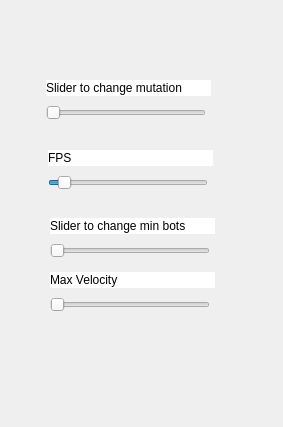
<?xml version="1.0" encoding="UTF-8"?>
<ui version="4.0">
 <class>Sim</class>
 <widget class="QWidget" name="Sim">
  <property name="geometry">
   <rect>
    <x>0</x>
    <y>0</y>
    <width>283</width>
    <height>427</height>
   </rect>
  </property>
  <property name="windowTitle">
   <string>Form</string>
  </property>
  <widget class="QSlider" name="amountBotsSlider">
   <property name="geometry">
    <rect>
     <x>50</x>
     <y>240</y>
     <width>160</width>
     <height>22</height>
    </rect>
   </property>
   <property name="orientation">
    <enum>Qt::Horizontal</enum>
   </property>
  </widget>
  <widget class="QLabel" name="label_2">
   <property name="geometry">
    <rect>
     <x>50</x>
     <y>218</y>
     <width>165</width>
     <height>16</height>
    </rect>
   </property>
   <property name="styleSheet">
    <string notr="true">background: white</string>
   </property>
   <property name="text">
    <string>Slider to change min bots</string>
   </property>
  </widget>
  <widget class="QSlider" name="amountBotsSlider_2">
   <property name="geometry">
    <rect>
     <x>46</x>
     <y>102</y>
     <width>160</width>
     <height>22</height>
    </rect>
   </property>
   <property name="orientation">
    <enum>Qt::Horizontal</enum>
   </property>
  </widget>
  <widget class="QLabel" name="label_3">
   <property name="geometry">
    <rect>
     <x>46</x>
     <y>80</y>
     <width>165</width>
     <height>16</height>
    </rect>
   </property>
   <property name="styleSheet">
    <string notr="true">background: white</string>
   </property>
   <property name="text">
    <string>Slider to change mutation</string>
   </property>
  </widget>
  <widget class="QSlider" name="FPSSlider">
   <property name="geometry">
    <rect>
     <x>48</x>
     <y>172</y>
     <width>160</width>
     <height>22</height>
    </rect>
   </property>
   <property name="maximum">
    <number>1000</number>
   </property>
   <property name="value">
    <number>60</number>
   </property>
   <property name="orientation">
    <enum>Qt::Horizontal</enum>
   </property>
  </widget>
  <widget class="QLabel" name="label_4">
   <property name="geometry">
    <rect>
     <x>48</x>
     <y>150</y>
     <width>165</width>
     <height>16</height>
    </rect>
   </property>
   <property name="styleSheet">
    <string notr="true">background: white</string>
   </property>
   <property name="text">
    <string>FPS</string>
   </property>
  </widget>
  <widget class="QSlider" name="maxVelocitySlider">
   <property name="geometry">
    <rect>
     <x>50</x>
     <y>294</y>
     <width>160</width>
     <height>22</height>
    </rect>
   </property>
   <property name="maximum">
    <number>1000</number>
   </property>
   <property name="orientation">
    <enum>Qt::Horizontal</enum>
   </property>
  </widget>
  <widget class="QLabel" name="label_5">
   <property name="geometry">
    <rect>
     <x>50</x>
     <y>272</y>
     <width>165</width>
     <height>16</height>
    </rect>
   </property>
   <property name="styleSheet">
    <string notr="true">background: white</string>
   </property>
   <property name="text">
    <string>Max Velocity</string>
   </property>
  </widget>
 </widget>
 <resources/>
 <connections/>
</ui>
